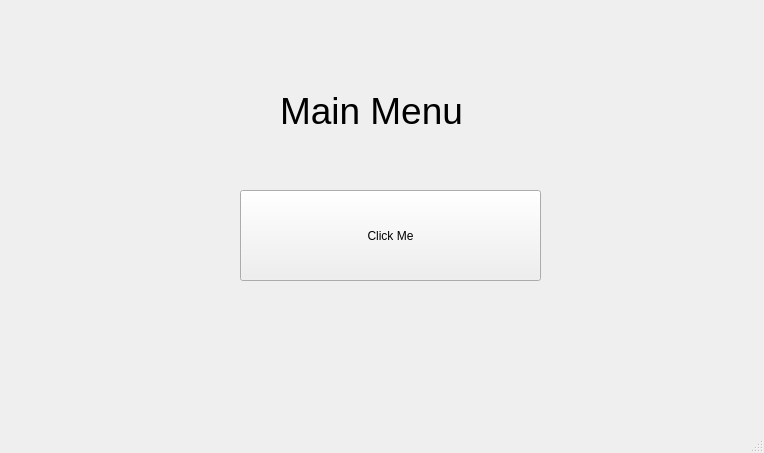
<?xml version="1.0" encoding="UTF-8"?>
<ui version="4.0">
 <class>MainWindow</class>
 <widget class="QMainWindow" name="MainWindow">
  <property name="geometry">
   <rect>
    <x>0</x>
    <y>0</y>
    <width>764</width>
    <height>453</height>
   </rect>
  </property>
  <property name="windowTitle">
   <string>MainWindow</string>
  </property>
  <widget class="QWidget" name="centralwidget">
   <widget class="QPushButton" name="test1_button">
    <property name="geometry">
     <rect>
      <x>240</x>
      <y>190</y>
      <width>301</width>
      <height>91</height>
     </rect>
    </property>
    <property name="text">
     <string>Click Me</string>
    </property>
   </widget>
   <widget class="QLabel" name="main_menu">
    <property name="geometry">
     <rect>
      <x>280</x>
      <y>80</y>
      <width>231</width>
      <height>61</height>
     </rect>
    </property>
    <property name="font">
     <font>
      <pointsize>28</pointsize>
     </font>
    </property>
    <property name="text">
     <string>Main Menu</string>
    </property>
   </widget>
  </widget>
  <widget class="QMenuBar" name="menubar">
   <property name="geometry">
    <rect>
     <x>0</x>
     <y>0</y>
     <width>764</width>
     <height>26</height>
    </rect>
   </property>
  </widget>
  <widget class="QStatusBar" name="statusbar"/>
 </widget>
 <resources/>
 <connections/>
</ui>
